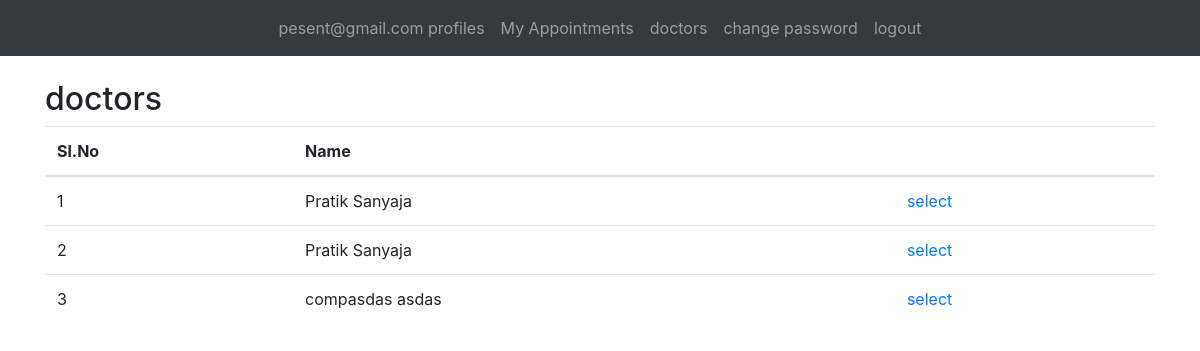
Page /doctors/ (signed in) on the committed database.
### users/models.py (models this page shows, shortened)
class User(AbstractBaseUser, PermissionsMixin):
    email = models.EmailField(unique=True)
    first_name = models.CharField(_('first name'), max_length=30, blank=True)
    last_name = models.CharField(_('last name'), max_length=150, blank=True)
    is_staff = models.BooleanField(
        _('staff status'),
        default=False,
        help_text=_('Designates whether the user can log into this admin site.'),
    )
    type = models.CharField(max_length=15, choices=USER_TYPE, default='PATIENT')
    date_joined = models.DateTimeField(_('date joined'), default=timezone.now)
    USERNAME_FIELD = 'email'
    objects = UserManager()

### doctors/models.py (models this page shows, shortened)
class Doctors(models.Model):
    user = models.ForeignKey(get_user_model(), on_delete=models.CASCADE, related_name='doctors_user')
    specialised = models.CharField(max_length=15, default='PATIENT')
    addr = models.CharField(max_length=155, null=True)
    qualification = models.CharField(max_length=100, blank=True, null=True)

### doctors/views.py (the view)
# urls.py: path('doctors/', include('doctors.urls', namespace='doctors')),
def doctors(request):
    doctors_list = models.Doctors.objects.all()
    return render(request, 'doctors.html', {'doctors': doctors_list})

### templates/doctors.html (shortened to what this page needs)
{% extends 'app_base.html' %}
{% block content %}
  <h2>doctors</h2>
   <div class="row">
    <div class="col-md-12 table-responsive">
    <div class="common-table">
     <table class="table my-pagination">
      <thead>
       <tr class="tr-head">
        <th>Sl.No</th>
        <th>Name</th>
        <th></th>
       </tr>
      </thead>
      <tbody>
      {% if doctors %}
          {% for doc in doctors %}
      <tr class="tr-body">
        <td>{{forloop.counter}}</td>
        <td>{{doc.user.first_name}} {{doc.user.last_name}}</td>
        <td><a href="/doctors/appointments/create/{{doc.pk}}" >select</a></td>
      </tr>
       {% endfor %}
       {% else %}
       <tr class="no-data">
        <td colspan="20">No Data</td>
       </tr>
       {% endif %}
      </tbody>
     </table>
     </div>
   </div>
  </div>
{% endblock %}

### templates/app_base.html (shortened to what this page needs)
<!DOCTYPE html>
<html>
<head>
  <link rel="stylesheet" href="https://maxcdn.bootstrapcdn.com/bootstrap/4.4.1/css/bootstrap.min.css">
</head>
<body>
        <nav class="navbar navbar-expand-sm bg-dark navbar-dark justify-content-center">
        {% if user.is_authenticated %}
        <ul class="navbar-nav ">
            <li class="nav-item">
                <a href="/user/profile" class="nav-link"> {{ user.email }} profiles</a>
            </li>
            {% if user.type == 'PATIENT' %}
            <li class="nav-item"><a href="/patients/appointments" class="nav-link">My Appointments</a></li>
            <li><a href="/doctors/" class="nav-link">doctors</a></li>
            {% else %}
            <li class="nav-item"><a href="/doctors/appointments/" class="nav-link">appointments</a></li>
            {% endif %}
            <li class="nav-item"><a href="/user/change/password/" class="nav-link">change password</a>
            <li class="nav-item"><a href="/user/logout" class="nav-link">logout</a>
            </li>
        </ul>
        {% else %}
        <ul class="navbar-nav justify-content-center">
            <li class="nav-item"> <a class="nav-link" href="/">Home</a></li>
            <li class="nav-item"><a class="nav-link" href="/user/login">login</a></li>
            <li class="nav-item"><a class="nav-link" href="/user/signup">signup</a></li>
        </ul>
        {% endif %}
        </nav>
    <br>
    <div class="container">
        {% block content %}
        {% endblock %}
    </div>
</body>
</html>

### rows in the picture
User: email "pesent@gmail.com"
Doctors: user.first_name "Pratik", user.last_name "Sanyaja"
Doctors: user.first_name "Pratik", user.last_name "Sanyaja"
Doctors: user.first_name "compasdas", user.last_name "asdas"
